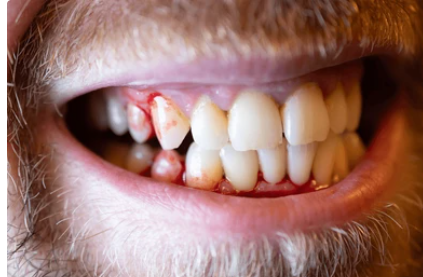
#> input picture runtime/uploads/49221932c3c24389a34fb94344928991.png, 423 x 277 px
$ python -i local_forensics.py   (imports and definitions only)
#> lines starting #> are read from the running program, lines starting #| are printed output that depends on the picture
from __future__ import annotations

import hashlib
import io
import math
from dataclasses import dataclass, field
from pathlib import Path
from typing import Any

import numpy as np
from PIL import Image, ImageChops, ImageFilter, ImageOps

# Engineering heuristics, not validated forensic cutoffs.
QUALITY_MIN_SIDE = 320
QUALITY_MIN_MEGAPIXELS = 0.18
QUALITY_MIN_LAPLACIAN = 14


VALID_LABELS = {
    "REAL",
    "MODIFICADO",
    "ALTERADA_MANUALMENTE",
    "ALTERADA_DIGITALMENTE",
    "IA_GERADA_EDITADA",
    "INDETERMINADO",
}


@dataclass
class CalibrationSample:
    path: Path
    sha256: str
    label: str
    score: int
    confidence: str
    evidence: str
    justification: str
    dhash: int
    features: dict[str, float] = field(default_factory=dict)
    comparison_features: dict[str, float] = field(default_factory=dict)


@dataclass
class ForensicResult:
    score: int
    verdict_hint: str
    confidence: str
    evidence: list[str] = field(default_factory=list)
    source: str = "forense_local"
    skip_llm: bool = False
    exact_match: bool = False
    perceptual_match: bool = False
    original_used: bool = False
    metrics: dict[str, Any] = field(default_factory=dict)
    calibration_entry: dict[str, Any] | None = None

    # [13 lines left out: function as_dict, not called in this run]


def clamp(value: float, minimum: int = 0, maximum: int = 100) -> int:
    return max(minimum, min(int(round(value)), maximum))


# [49 lines left out: functions canonical_label, verdict_from_score, confidence_from_score, file_sha256, not called in this run]


def open_rgb(path: Path, max_side: int = 1024) -> Image.Image:
    image = Image.open(path)
    image = ImageOps.exif_transpose(image).convert("RGB")
    image.thumbnail((max_side, max_side))
    return image


def image_dimension_metrics(path: Path) -> dict[str, Any]:
    image = Image.open(path)
#> image is the input picture: PIL image 423x277 RGBA; mean R, G, B, A 155.2, 114.7, 106.4, 255
    image = ImageOps.exif_transpose(image)
    width, height = image.size
#> width = 423; height = 277
    megapixels = (width * height) / 1_000_000
#> megapixels = 0.117
    return {
        "image_width": int(width),
        "image_height": int(height),
        "image_megapixels": round(float(megapixels), 3),
        "image_min_side": int(min(width, height)),
    }


def image_to_gray_array(path: Path, max_side: int = 768) -> np.ndarray:
    image = open_rgb(path, max_side=max_side).convert("L")
    return np.asarray(image, dtype=np.float32)


# [8 lines left out: function dhash_image, not called in this run]


def hamming_distance(left: int, right: int) -> int:
    return int((left ^ right).bit_count())


def block_values(array: np.ndarray, block_count: int = 6) -> list[np.ndarray]:
    height, width = array.shape[:2]
    values: list[np.ndarray] = []
    step_y = max(1, height // block_count)
    step_x = max(1, width // block_count)
    for y in range(0, height - step_y + 1, step_y):
        for x in range(0, width - step_x + 1, step_x):
            values.append(array[y : y + step_y, x : x + step_x])
    return values


def robust_cv(values: list[float]) -> float:
    if not values:
        return 0.0
    arr = np.asarray(values, dtype=np.float32)
    mean = float(np.mean(arr))
    if mean <= 1e-6:
        return 0.0
    return float(np.std(arr) / mean)


def ela_metrics(path: Path) -> dict[str, float]:
    image = open_rgb(path, max_side=768)
    buffer = io.BytesIO()
    image.save(buffer, format="JPEG", quality=88)
    buffer.seek(0)
    recompressed = Image.open(buffer).convert("RGB")
    diff = ImageChops.difference(image, recompressed).convert("L")
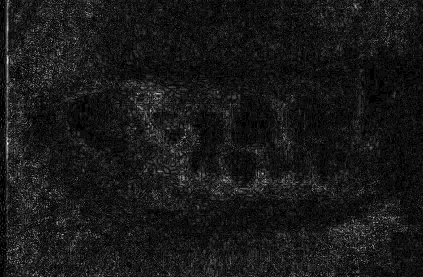
#> diff: PIL image 423x277 L; min 0, max 18, mean 1.73; drawn with min black and max white
    arr = np.asarray(diff, dtype=np.float32)
    block_means = [float(np.mean(block)) for block in block_values(arr)]
#> after the loop in block_values, `for y in range(0, height - step_y + 1, step_y):`: values = 36 items
#> block_means = 36 values, max 2.61 at index 6, min 1.03 at index 11, mean 1.73
    return {
        "ela_mean": round(float(np.mean(arr)), 3),
        "ela_p95": round(float(np.percentile(arr, 95)), 3),
        "ela_block_cv": round(robust_cv(block_means), 3),
    }
#> in robust_cv, `arr = np.asarray(values, dtype=np.float32)`: arr has the same summary as block_means in ela_metrics
#> in robust_cv, `mean = float(np.mean(arr))`: mean = 1.73


def sharpness_metrics(path: Path) -> dict[str, float]:
    gray = image_to_gray_array(path)
#> in image_to_gray_array, `image = open_rgb(path, max_side=max_side).convert("L")`:
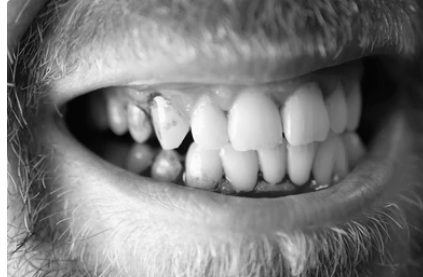
#> image: PIL image 423x277 L; min 3, max 255, mean 125.8
    laplacian = (
        -4 * gray
        + np.roll(gray, 1, axis=0)
        + np.roll(gray, -1, axis=0)
        + np.roll(gray, 1, axis=1)
        + np.roll(gray, -1, axis=1)
    )
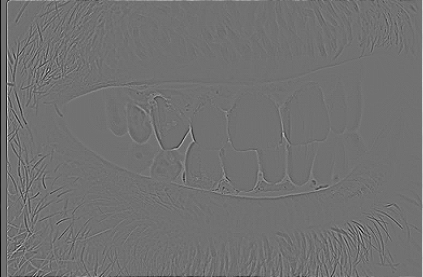
#> laplacian: shape (277, 423) float32; min -237, max 295, mean 0; drawn with min black and max white
    lap_blocks = [float(np.var(block)) for block in block_values(laplacian)]
#> lap_blocks = 36 values, max 2619.7 at index 6, min 10.14 at index 17, mean 426.9
    return {
        "laplacian_var": round(float(np.var(laplacian)), 3),
        "sharpness_block_cv": round(robust_cv(lap_blocks), 3),
    }


def noise_metrics(path: Path) -> dict[str, float]:
    image = open_rgb(path, max_side=768).convert("L")
    blurred = image.filter(ImageFilter.GaussianBlur(radius=1.2))
    residual = np.asarray(ImageChops.difference(image, blurred), dtype=np.float32)
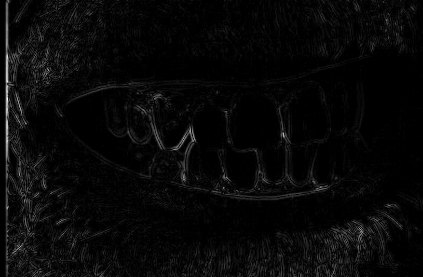
#> residual: shape (277, 423) float32; min 0, max 93, mean 3.1; drawn with min black and max white
    block_noise = [float(np.std(block)) for block in block_values(residual)]
#> block_noise = 36 values, max 12.22 at index 12, min 1.05 at index 23, mean 4.3
    return {
        "noise_mean": round(float(np.mean(residual)), 3),
        "noise_block_cv": round(robust_cv(block_noise), 3),
    }


# [4 lines left out: function region_position_label, not called in this run]


def mask_regions(mask: np.ndarray, width: int, height: int, *, limit: int = 5) -> list[dict[str, Any]]:
    visited = np.zeros(mask.shape, dtype=bool)
    regions: list[dict[str, Any]] = []
    ys, xs = np.where(mask)
    for start_y, start_x in zip(ys, xs):
        if visited[start_y, start_x]:
            continue
        stack = [(int(start_y), int(start_x))]
        visited[start_y, start_x] = True
        points_x: list[int] = []
        points_y: list[int] = []
        while stack:
            y, x = stack.pop()
            points_x.append(x)
            points_y.append(y)
            for ny in (y - 1, y, y + 1):
                for nx in (x - 1, x, x + 1):
                    if ny == y and nx == x:
                        continue
                    if ny < 0 or nx < 0 or ny >= mask.shape[0] or nx >= mask.shape[1]:
                        continue
                    if visited[ny, nx] or not mask[ny, nx]:
                        continue
                    visited[ny, nx] = True
                    stack.append((ny, nx))
        area = len(points_x)
        if area < 8:
            continue
        min_x = min(points_x)
        max_x = max(points_x)
        min_y = min(points_y)
        max_y = max(points_y)
        centroid_x = float(np.mean(points_x) / max(width, 1) * 100)
        centroid_y = float(np.mean(points_y) / max(height, 1) * 100)
        regions.append(
            {
                "area_px": area,
                "bbox_px": [min_x, min_y, max_x, max_y],
                "bbox_percent": [
                    round(min_x / max(width, 1) * 100, 1),
                    round(min_y / max(height, 1) * 100, 1),
                    round(max_x / max(width, 1) * 100, 1),
                    round(max_y / max(height, 1) * 100, 1),
                ],
                "centroid_percent": [round(centroid_x, 1), round(centroid_y, 1)],
                "position": region_position_label(centroid_x, centroid_y),
            }
        )
    regions.sort(key=lambda region: int(region["area_px"]), reverse=True)
    return regions[:limit]


def overlay_metrics(path: Path) -> dict[str, Any]:
    image = open_rgb(path, max_side=768)
    arr = np.asarray(image, dtype=np.float32) / 255.0
#> arr: shape (277, 423, 3) float32
    max_channel = np.max(arr, axis=2)
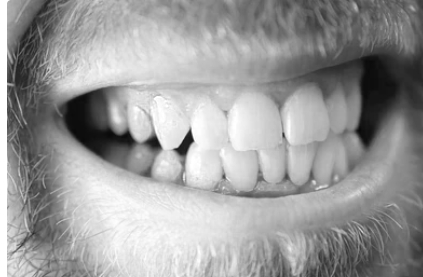
#> max_channel: shape (277, 423) float32; min 0.0275, max 1, mean 0.61
    min_channel = np.min(arr, axis=2)
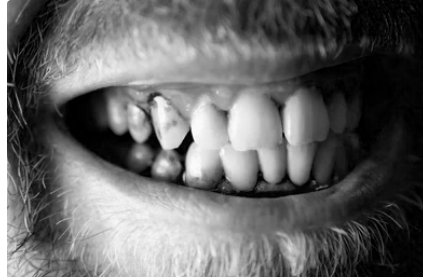
#> min_channel: shape (277, 423) float32; min 0, max 1, mean 0.403
    saturation = max_channel - min_channel
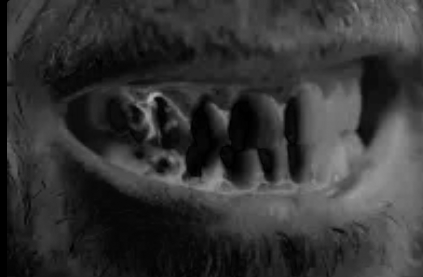
#> saturation: shape (277, 423) float32; min 0, max 0.702, mean 0.207
    red = (arr[:, :, 0] > 0.86) & (arr[:, :, 1] < 0.28) & (arr[:, :, 2] < 0.28) & (saturation > 0.58)
#> red: shape (277, 423) bool; every value is 0
    green = (arr[:, :, 1] > 0.58) & (arr[:, :, 0] < 0.48) & (arr[:, :, 2] < 0.55) & (saturation > 0.28)
    cyan_blue = (arr[:, :, 2] > 0.60) & (arr[:, :, 0] < 0.45) & (saturation > 0.32)
    marker_overlay = red | green | cyan_blue
    strong_overlay = marker_overlay
    regions = mask_regions(marker_overlay, image.width, image.height)
#> in mask_regions, `ys, xs = np.where(mask)`: ys = empty array
#> after the loop in mask_regions, `for start_y, start_x in zip(ys, xs):`: regions = []
#> regions = []
    return {
        "saturated_overlay_ratio": round(float(np.mean(strong_overlay)), 5),
        "marker_overlay_ratio": round(float(np.mean(marker_overlay)), 5),
        "green_marker_ratio": round(float(np.mean(green)), 5),
        "red_marker_ratio": round(float(np.mean(red)), 5),
        "blue_marker_ratio": round(float(np.mean(cyan_blue)), 5),
        "overlay_regions": regions,
    }


def quality_assessment(metrics: dict[str, Any]) -> dict[str, Any]:
    min_side = int(metrics.get("image_min_side", 0))
#> min_side = 277
    megapixels = float(metrics.get("image_megapixels", 0.0))
#> megapixels = 0.117
    laplacian = float(metrics.get("laplacian_var", 0.0))
#> laplacian = 548.1
    sharpness_cv = float(metrics.get("sharpness_block_cv", 0.0))
#> sharpness_cv = 1.5
    reasons: list[str] = []

    if min_side < QUALITY_MIN_SIDE:
        reasons.append("resolucao baixa: menor lado abaixo de 320 px")
    if megapixels < QUALITY_MIN_MEGAPIXELS:
        reasons.append("resolucao baixa: menos de 0.18 megapixel")
    if laplacian < QUALITY_MIN_LAPLACIAN:
        reasons.append("nitidez global muito baixa")

    if reasons:
        status = "insuficiente"
    else:
        if min_side < 520:
            reasons.append("resolucao limitada: menor lado abaixo de 520 px")
        if megapixels < 0.45:
            reasons.append("resolucao limitada: menos de 0.45 megapixel")
        if laplacian < 35:
            reasons.append("nitidez global limitada")
        if sharpness_cv >= 1.35:
            reasons.append("nitidez muito desigual entre regioes")
        status = "limitada" if reasons else "boa"

    if laplacian < QUALITY_MIN_LAPLACIAN:
        blur_level = "alto"
    elif laplacian < 35:
        blur_level = "moderado"
    else:
        blur_level = "baixo"

    return {
        "quality_status": status,
        "quality_reasons": reasons,
        "blur_level": blur_level,
    }


def local_metrics(path: Path) -> dict[str, Any]:
    metrics: dict[str, Any] = {}
    metrics.update(image_dimension_metrics(path))
    metrics.update(ela_metrics(path))
    metrics.update(sharpness_metrics(path))
    metrics.update(noise_metrics(path))
    metrics.update(overlay_metrics(path))
    metrics.update(quality_assessment(metrics))
    return metrics


# [13 lines left out: function feature_profile_from_metrics, not called in this run]


def feature_profile(path: Path) -> dict[str, float]:
    return feature_profile_from_metrics(local_metrics(path))


# [510 lines left out: functions feature_distance, compare_with_original, comparison_feature_profile, comparison_feature_distance, build_calibration_samples, result_from_calibration and 4 more, not called in this run]

>>> result = local_metrics('../runtime/uploads/49221932c3c24389a34fb94344928991.png')
#> result = 20 items
